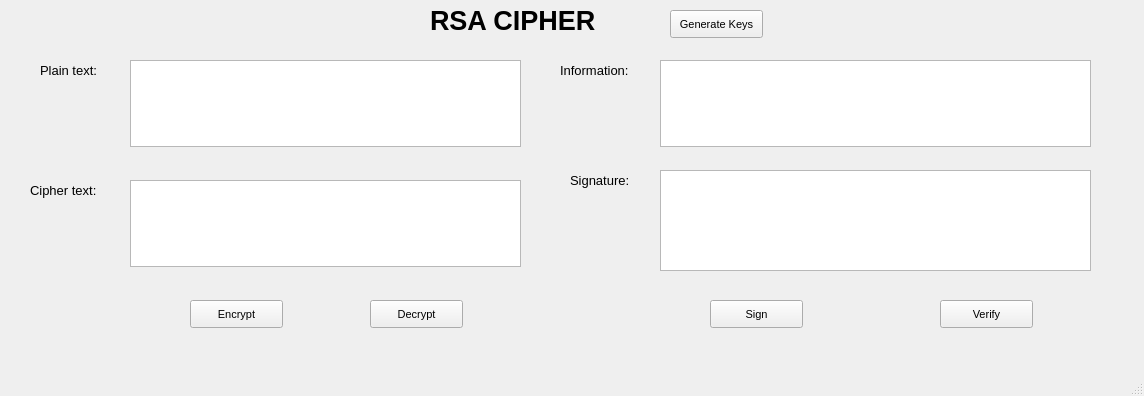
<?xml version="1.0" encoding="UTF-8"?>
<ui version="4.0">
 <class>MainWindow</class>
 <widget class="QMainWindow" name="MainWindow">
  <property name="geometry">
   <rect>
    <x>0</x>
    <y>0</y>
    <width>1144</width>
    <height>396</height>
   </rect>
  </property>
  <property name="windowTitle">
   <string>MainWindow</string>
  </property>
  <widget class="QWidget" name="centralwidget">
   <widget class="QLabel" name="label">
    <property name="geometry">
     <rect>
      <x>430</x>
      <y>0</y>
      <width>211</width>
      <height>41</height>
     </rect>
    </property>
    <property name="font">
     <font>
      <pointsize>20</pointsize>
      <weight>75</weight>
      <bold>true</bold>
     </font>
    </property>
    <property name="text">
     <string>RSA CIPHER</string>
    </property>
   </widget>
   <widget class="QPushButton" name="btn_gen_keys">
    <property name="geometry">
     <rect>
      <x>670</x>
      <y>10</y>
      <width>93</width>
      <height>28</height>
     </rect>
    </property>
    <property name="font">
     <font>
      <pointsize>8</pointsize>
     </font>
    </property>
    <property name="text">
     <string>Generate Keys</string>
    </property>
   </widget>
   <widget class="QLabel" name="label_2">
    <property name="geometry">
     <rect>
      <x>40</x>
      <y>60</y>
      <width>81</width>
      <height>21</height>
     </rect>
    </property>
    <property name="font">
     <font>
      <pointsize>10</pointsize>
     </font>
    </property>
    <property name="text">
     <string>Plain text:</string>
    </property>
   </widget>
   <widget class="QTextEdit" name="txt_plain_txt">
    <property name="geometry">
     <rect>
      <x>130</x>
      <y>60</y>
      <width>391</width>
      <height>87</height>
     </rect>
    </property>
   </widget>
   <widget class="QLabel" name="label_3">
    <property name="geometry">
     <rect>
      <x>30</x>
      <y>180</y>
      <width>91</width>
      <height>21</height>
     </rect>
    </property>
    <property name="font">
     <font>
      <pointsize>10</pointsize>
     </font>
    </property>
    <property name="text">
     <string>Cipher text:</string>
    </property>
   </widget>
   <widget class="QTextEdit" name="txt_cipher_txt">
    <property name="geometry">
     <rect>
      <x>130</x>
      <y>180</y>
      <width>391</width>
      <height>87</height>
     </rect>
    </property>
   </widget>
   <widget class="QLabel" name="label_4">
    <property name="geometry">
     <rect>
      <x>560</x>
      <y>60</y>
      <width>91</width>
      <height>21</height>
     </rect>
    </property>
    <property name="font">
     <font>
      <pointsize>10</pointsize>
     </font>
    </property>
    <property name="text">
     <string>Information:</string>
    </property>
   </widget>
   <widget class="QTextEdit" name="txt_info">
    <property name="geometry">
     <rect>
      <x>660</x>
      <y>60</y>
      <width>431</width>
      <height>87</height>
     </rect>
    </property>
   </widget>
   <widget class="QLabel" name="label_5">
    <property name="geometry">
     <rect>
      <x>570</x>
      <y>170</y>
      <width>81</width>
      <height>21</height>
     </rect>
    </property>
    <property name="font">
     <font>
      <pointsize>10</pointsize>
     </font>
    </property>
    <property name="text">
     <string>Signature:</string>
    </property>
   </widget>
   <widget class="QTextEdit" name="txt_sign">
    <property name="geometry">
     <rect>
      <x>660</x>
      <y>170</y>
      <width>431</width>
      <height>101</height>
     </rect>
    </property>
   </widget>
   <widget class="QPushButton" name="btn_encrypt">
    <property name="geometry">
     <rect>
      <x>190</x>
      <y>300</y>
      <width>93</width>
      <height>28</height>
     </rect>
    </property>
    <property name="font">
     <font>
      <pointsize>8</pointsize>
     </font>
    </property>
    <property name="text">
     <string>Encrypt</string>
    </property>
   </widget>
   <widget class="QPushButton" name="btn_decrypt">
    <property name="geometry">
     <rect>
      <x>370</x>
      <y>300</y>
      <width>93</width>
      <height>28</height>
     </rect>
    </property>
    <property name="font">
     <font>
      <pointsize>8</pointsize>
     </font>
    </property>
    <property name="text">
     <string>Decrypt</string>
    </property>
   </widget>
   <widget class="QPushButton" name="btn_sign">
    <property name="geometry">
     <rect>
      <x>710</x>
      <y>300</y>
      <width>93</width>
      <height>28</height>
     </rect>
    </property>
    <property name="font">
     <font>
      <pointsize>8</pointsize>
     </font>
    </property>
    <property name="text">
     <string>Sign</string>
    </property>
   </widget>
   <widget class="QPushButton" name="pushButton_5">
    <property name="geometry">
     <rect>
      <x>940</x>
      <y>300</y>
      <width>93</width>
      <height>28</height>
     </rect>
    </property>
    <property name="font">
     <font>
      <pointsize>8</pointsize>
     </font>
    </property>
    <property name="text">
     <string>Verify</string>
    </property>
   </widget>
  </widget>
  <widget class="QMenuBar" name="menubar">
   <property name="geometry">
    <rect>
     <x>0</x>
     <y>0</y>
     <width>1144</width>
     <height>26</height>
    </rect>
   </property>
  </widget>
  <widget class="QStatusBar" name="statusbar"/>
 </widget>
 <resources/>
 <connections/>
</ui>
